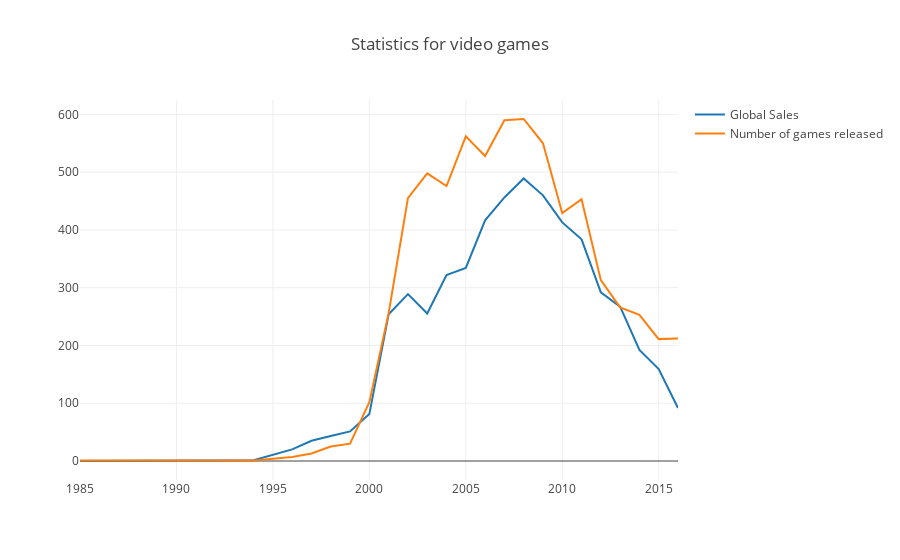

Here is the notebook cell this chart was saved with:
### Code cell
# Create a line (trace) for the global sales
trace0 = go.Scatter(
    x=years_data.index,
    y=years_data['Global_Sales'],
    name='Global Sales'
)

# Create a line (trace) for the number of games released
trace1 = go.Scatter(
    x=years_data.index,
    y=years_data['Number_of_Games'],
    name='Number of games released'
)

# Define the data array
newdata = [trace0, trace1]

# Set the title
layout = {'title': 'Statistics for video games'}

# Create a Figure and plot it
fig = go.Figure(data=newdata, layout=layout)
iplot(fig, show_link=False)

### Figure 1 — Plotly figure (JSON) as saved in the notebook; plotly's stock layout.template omitted (floating-point values rounded to 4 significant figures)
{"data": [{"name": "Global Sales", "type": "scatter", "uid": "9bc1bfb4-c79b-11e8-87b2-00e18cda2883", "x": [1985, 1988, 1992, 1994, 1996, 1997, 1998, 1999, 2000, 2001, 2002, 2003, 2004, 2005, 2006, 2007, 2008, 2009, 2010, 2011, 2012, 2013, 2014, 2015, 2016], "y": [0.03, 0.03, 0.03, 1.27, 20.1, 35.01, 43.18, 51.17, 81.24, 253.9, 288.8, 255.4, 321.8, 334.3, 416.7, 456.2, 489.1, 459.8, 413.0, 383.7, 291.9, 267.2, 192.4, 159.2, 91.56]}, {"name": "Number of games released", "type": "scatter", "uid": "9bc1bfb5-c79b-11e8-b0db-00e18cda2883", "x": [1985, 1988, 1992, 1994, 1996, 1997, 1998, 1999, 2000, 2001, 2002, 2003, 2004, 2005, 2006, 2007, 2008, 2009, 2010, 2011, 2012, 2013, 2014, 2015, 2016], "y": [1, 1, 1, 1, 7, 13, 25, 30, 102, 256, 455, 498, 476, 562, 528, 590, 592, 550, 429, 453, 313, 266, 253, 211, 212]}], "layout": {"title": "Statistics for video games"}}
